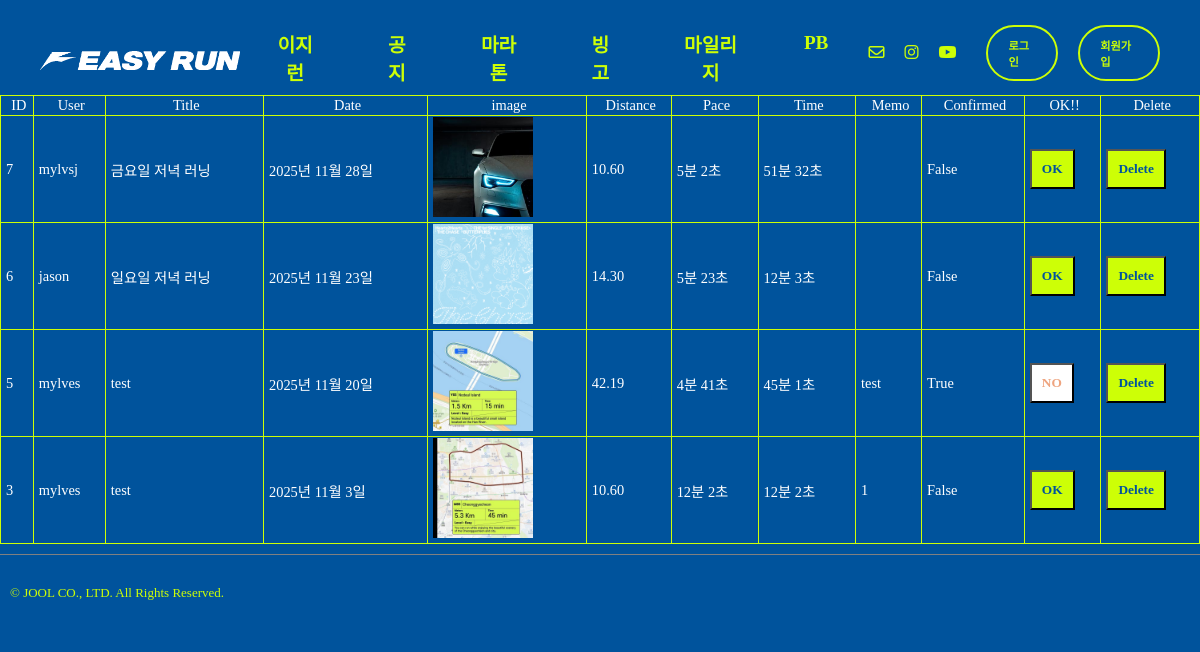
The page /runres/recordCheck/ on the database as committed earlier.
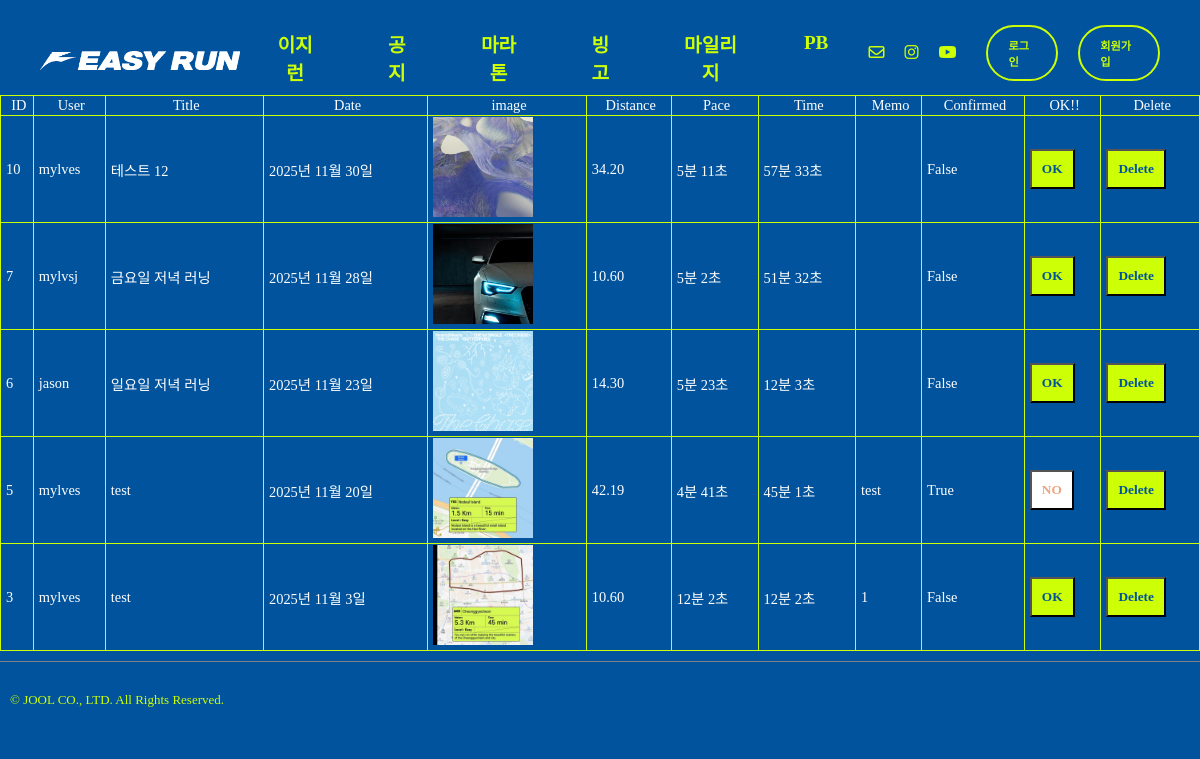
The same page on the database as committed later.
### record/models.py (models this page shows, shortened)
class Record(models.Model):
    record_id = models.AutoField(primary_key=True)
    title = models.CharField(max_length=50)
    user = models.ForeignKey(settings.AUTH_USER_MODEL,on_delete=models.CASCADE)
    record_date = models.DateField(blank=True, null=True)
    image = ResizedImageField(size=[500,500], upload_to="record", blank=False)
    distance = models.DecimalField(max_digits=6, decimal_places=2, blank=False, null=False)
    pace_m = models.IntegerField(null=True, blank=True)
    pace_s = models.IntegerField(null=True, blank=True)
    time_h = models.IntegerField(null=True, blank=True)
    time_m = models.IntegerField(null=True, blank=True)
    time_s = models.IntegerField(null=True, blank=True)
    desc = models.TextField(blank=True)
    confirmed = models.BooleanField(default=False)

### record/views.py (the view)
# urls.py: path('recordCheck/', views.recordCheck, name="recordCheck"),
def recordCheck(request):
    record = Record.objects.order_by('-record_date')
    return render(request,"record_check.html", {"record":record})

### templates/record_check.html (shortened to what this page needs)
{% extends "base.html" %}
{% load static %}
{% block content %}
  <table class="record-check-table">
    <thead>
      <tr>
        <th>ID</th>
        <th>User</th>
        <th>Title</th>
        <th>Date</th>
        <th>image</th>
        <th>Distance</th>
        <th>Pace</th>
        <th>Time</th>
        <th>Memo</th>
        <th>Confirmed</th>
        <th>OK!!</th>
        <th>Delete</th>
      </tr>
    </thead>
    {% for data in record %}
      <tbody>
        <tr>
          <td>{{ data.record_id }}</td>
          <td>{{ data.user }}</td>
          <td>{{ data.title }}</td>
          <td>{{ data.record_date }}</td>
          <td>
            <a href="{{ data.image.url }}" target="_blank">
              <img src="/media/{{ data.image }}" alt="logo-top" height="100px" width="100px">
            </a>
          </td>
          <td>{{ data.distance }}</td>
          <td>{{ data.pace_m }}분
            {{ data.pace_s }}초</td>
          <td>{{ data.time_m }}분
            {{ data.time_s }}초</td>
          <td>{{ data.desc }}</td>
          <td>{{ data.confirmed }}</td>
          <td>
            {% if data.confirmed == False %}
              <form action="{% url 'runres:recordConfirm' data.record_id %}" method="post">
                <button type="submit" class="yes-btn">OK</button>
              </form>
            {% else %}
              <form action="{% url 'runres:recordReject' data.record_id %}" method="post">
                <button type="submit" class="no-btn">NO</button>
              </form>
            {% endif %}
          </td>
          <td>
            <form action="{% url 'runres:recordDelete' data.record_id %}" method="post">
              <button type="submit" class="yes-btn">Delete</button>
            </form>
          </td>
        </tr>
      </tbody>
    {% endfor %}
  </table>
{% endblock content %}

### templates/base.html (shortened to what this page needs)
<!DOCTYPE html>
{% load static %}
<html lang="en">
  <head>
    <link href="https://hangeul.pstatic.net/hangeul_static/css/nanum-square-neo.css" rel="stylesheet">
    <link rel="stylesheet" type="text/css" href="{% static 'css/joolmag.css' %}"/>
    <link rel="stylesheet" type="text/css" href="{% static 'css/article.css' %}"/>
  </head>
  <body id="content" class="mainbg">
    <div class="info-container">
      <div class="sterun-logo-m">
        <a href={% url "index" %}>
          <img src="{% static "img/easyrun-logo2.png" %}" alt="logo-top" height="auto" width="auto">
      </div>
      <div class="j-nav-items fade-in-up-short1">
        <div class="j-nav-item">
          <a href="{% url 'index' %}">이지런</a>
        </div>
        <div class="j-nav-item">
          <a href="{% url 'article:article' %}">공지</a>
        </div>
        <div class="j-nav-item">
          {% if user.is_authenticated %}
            <a href="{% url 'marathon:marathon_list' %}">마라톤</a>
          {% else %}
            <a href="{% url 'users:login' %}">마라톤</a>
          {% endif %}
        </div>
        <div class="j-nav-item">
          {% if user.is_authenticated %}
            <a href="{% url 'bingo:bingo' user.pk %}">빙고</a>
          {% else %}
            <a href="{% url 'users:login' %}">빙고</a>
          {% endif %}
        </div>
        <div class="j-nav-item">
          {% if user.is_authenticated %}
            <a href="{% url 'runres:recordview' user.pk %}">마일리지</a>
          {% else %}
            <a href="{% url 'users:login' %}">마일리지</a>
          {% endif %}
        </div>
        <div class="j-nav-item">
          {% if user.is_authenticated %}
            <a href="{% url 'runres:pbRank' %}">PB</a>
          {% else %}
            <a href="{% url 'users:login' %}">PB</a>
          {% endif %}
        </div>
      </div>
      <div class="login-sns-box">
        <div class="info-icons">
          <div class="info-icon">
            <i class="fa-regular fa-envelope"></i>
          </div>
          <div class="info-icon">
            <a href="https://www.instagram.com/hyunwoo_05/" target="_blank">
              <i class="fa-brands fa-instagram"></i>
            </a>
          </div>
          <div class="info-icon">
            <i class="fa-brands fa-youtube"></i>
          </div>
        </div>
        <div class="login-box">
          {% if user.is_authenticated %}
            <a href="{% url 'users:logout' %}">
              <div class="login-btn">{{ user.username }}
                님 로그아웃</div>
            </a>
          {% else %}
            <a href="{% url 'users:login' %}">
              <div class="login-btn">로그인</div>
            </a>
            <a href="{% url 'users:signup' %}">
              <div class="login-btn">회원가입</div>
            </a>
          {% endif %}
        </div>
      </div>
    </div>
    {% block content %}{% endblock content %}
    <footer>
      <div class="rights">
        <p>© JOOL CO., LTD. All Rights Reserved.</p>
      </div>
    </footer>
  </body>
</html>

### static/css/joolmag.css (style rules this page uses)
:root { --j-pink: #eea47f; --blue: #1e90ff; --white: #ffffff; --black: black; --jblue: #00539c; --jlightgreen: #cdff06; }
* { font-family: "Escoredream"; font-weight: 300; }
a { text-decoration-line: none; color: var(--text-color); }
html { overflow-y: scroll; }
img { object-fit: cover; }
button { cursor: pointer; position: relative; }
.mainbg { background-color: var(--jblue); margin: 0; padding: 0; overflow-y: auto; overflow-x: auto; }
footer { padding: 10px 0 10px 10px; margin: 10px 0 10px 0; border-top: grey solid 1px; }
.login-sns-box { display: flex; flex-direction: row; }
.sterun-logo-m { text-align: center; padding: 20px 0 0 20px; }
.sterun-logo-m > a > img { width: 200px; }
.info-container { display: flex; align-items: center; justify-content: space-between; margin: 10px 40px 0 20px; }
.info-icons { display: flex; align-items: center; }
.info-icon { color: var(--jlightgreen); margin: 0 10px 0 10px; }
.j-nav-items { display: flex; color: var(--jlightgreen); margin: 20px 0 20px 0; }
.j-nav-item { font-size: 1.3rem; text-align: center; padding: 0 30px 0 30px; }
.j-nav-item a { font-weight: 600; }
.j-nav-item a:after { display: block; content: ""; border-bottom: solid 1px var(--jlightgreen); transform: scaleX(0); transition: transform 250ms ease-in-out; margin-top: -12px; }
.rights { margin: 20px 0 0 0; color: var(--jlightgreen); font-size: 13px; }
.login-box { display: flex; flex-direction: row; }
.login-btn { font-size: 0.7rem; color: var(--jlightgreen); font-weight: 700; border: var(--jlightgreen) solid 2px; border-radius: 50px; padding: 10px 20px 10px 20px; margin-left: 20px; }
.fade-in-up-short1 { opacity: 0; transform: translateY(5px); animation: fadeInUp 0.8s ease-out forwards; animation-delay: 0.3s; }
.record-check-table { color: var(--white); font-size: 0.9rem; width: 100%; border: 1px solid var(--jlightgreen); border-collapse: collapse; }
th, td { border: 1px solid var(--jlightgreen); border-collapse: collapse; padding-left: 5px; }
.yes-btn { color: var(--jblue); background-color: var(--jlightgreen); font-weight: 700; padding: 10px 10px 10px 10px; }
.no-btn { color: var(--j-pink); background-color: var(--white); font-weight: 700; padding: 10px 10px 10px 10px; }

### static/css/article.css (style rules this page uses)
:root { --j-pink: #EEA47F; --blue: #1e90ff; --white: #ffffff; --black: black; --jblue: #00539C; --jlightgreen: #CDFF06; }
html { overflow-y: scroll; }
.j-nav-items > div > a { font-size: 1.2rem; font-weight: 700; }
.rights { margin: 20px 0 0 0; color: var(--jlightgreen); font-size: 13px; }

Rows that differ between the two databases and show on the page:
added Record: record_id "10", user "mylves", title "테스트 12", record_date "2025년 11월 30일", image (picture), distance "34.20", pace_m "5", pace_s "11", time_m "57", time_s "33", confirmed "False", shows "OK"
